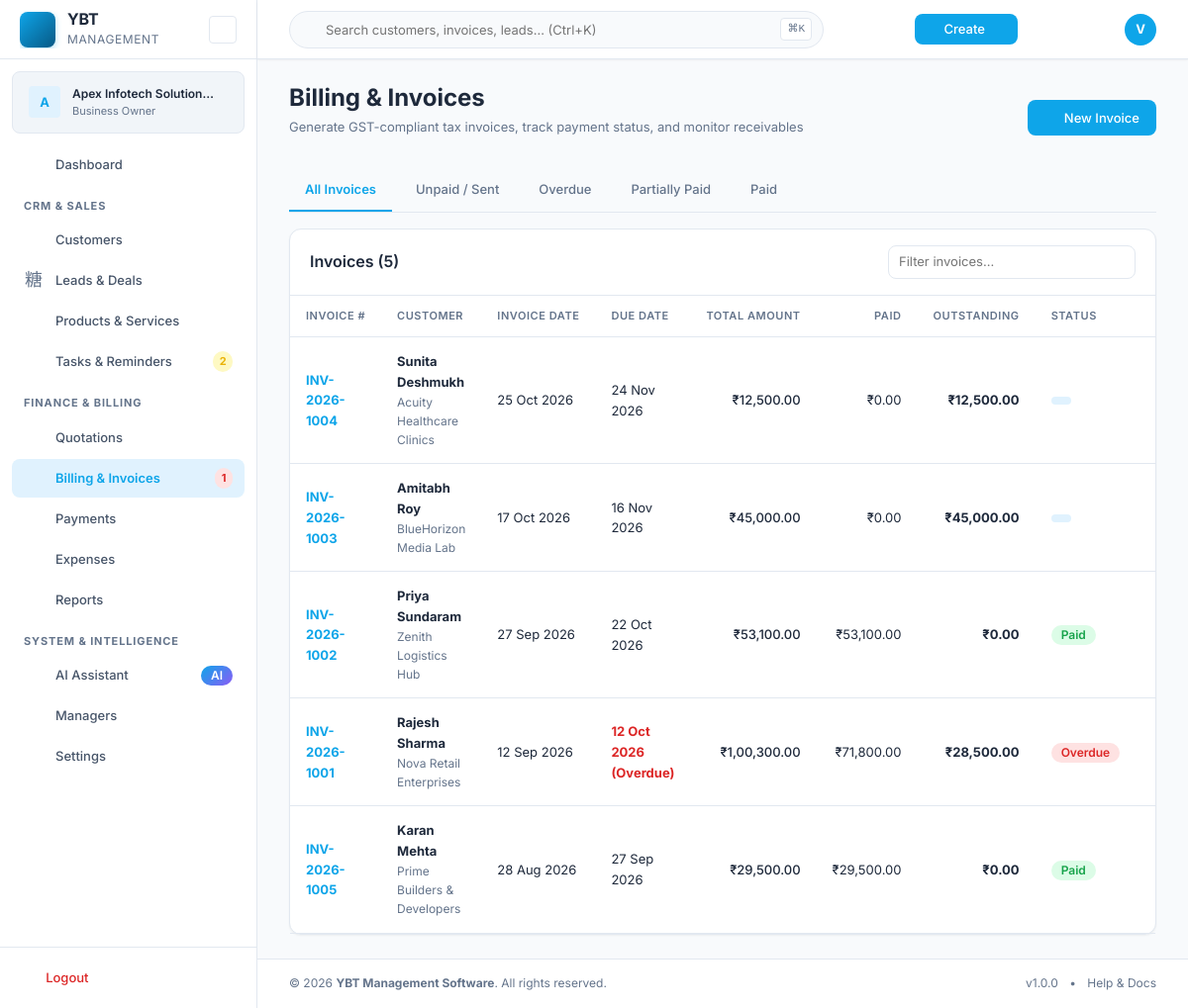
Screenshot of /invoices.php (signed in) with the database file from the repository.
### tables this page shows
CREATE TABLE `invoices` (
  `id` INT UNSIGNED AUTO_INCREMENT PRIMARY KEY,
  `business_id` INT UNSIGNED NOT NULL,
  `invoice_number` VARCHAR(50) NOT NULL,
  `customer_id` INT UNSIGNED NOT NULL,
  `quotation_id` INT UNSIGNED DEFAULT NULL,
  `invoice_type` ENUM('standard','gst','non_gst','proforma') DEFAULT 'standard',
  `invoice_date` DATE NOT NULL,
  `due_date` DATE NOT NULL,
  `subtotal` DECIMAL(15,2) NOT NULL DEFAULT 0.00,
  `discount_total` DECIMAL(15,2) NOT NULL DEFAULT 0.00,
  `tax_total` DECIMAL(15,2) NOT NULL DEFAULT 0.00,
  `grand_total` DECIMAL(15,2) NOT NULL DEFAULT 0.00,
  `amount_paid` DECIMAL(15,2) NOT NULL DEFAULT 0.00,
  `outstanding` DECIMAL(15,2) NOT NULL DEFAULT 0.00,
  `currency` VARCHAR(10) DEFAULT 'INR',
  `notes` TEXT DEFAULT NULL,
  `terms` TEXT DEFAULT NULL,
  `footer` TEXT DEFAULT NULL,
  `payment_instructions` TEXT DEFAULT NULL,
  `status` ENUM('draft','issued','partially_paid','paid','overdue','void','cancelled') DEFAULT 'draft',
   
  `place_of_supply` VARCHAR(100) DEFAULT NULL,
  `cgst_total` DECIMAL(15,2) DEFAULT 0.00,
  `sgst_total` DECIMAL(15,2) DEFAULT 0.00,
  `igst_total` DECIMAL(15,2) DEFAULT 0.00,
   
  `business_snapshot` JSON DEFAULT NULL,
  `customer_snapshot` JSON DEFAULT NULL,
  `pdf_path` VARCHAR(500) DEFAULT NULL,
  `is_demo` TINYINT(1) DEFAULT 0,
  `issued_at` TIMESTAMP NULL DEFAULT NULL,
  `created_by` INT UNSIGNED DEFAULT NULL,
  `created_at` TIMESTAMP DEFAULT CURRENT_TIMESTAMP,
  `updated_at` TIMESTAMP DEFAULT CURRENT_TIMESTAMP ON UPDATE CURRENT_TIMESTAMP,
  UNIQUE KEY `uk_invoice_number` (`business_id`, `invoice_number`),
  INDEX `idx_invoices_customer` (`customer_id`),
  INDEX `idx_invoices_status` (`status`),
  INDEX `idx_invoices_date` (`invoice_date`),
  INDEX `idx_invoices_due` (`due_date`),
  FOREIGN KEY (`business_id`) REFERENCES `businesses`(`id`) ON DELETE CASCADE,
  FOREIGN KEY (`customer_id`) REFERENCES `customers`(`id`),
  FOREIGN KEY (`quotation_id`) REFERENCES `quotations`(`id`) ON DELETE SET NULL,
  FOREIGN KEY (`created_by`) REFERENCES `users`(`id`) ON DELETE SET NULL
);

CREATE TABLE `customers` (
  `id` INT UNSIGNED AUTO_INCREMENT PRIMARY KEY,
  `business_id` INT UNSIGNED NOT NULL,
  `type` ENUM('individual','business') DEFAULT 'individual',
  `name` VARCHAR(255) NOT NULL,
  `company_name` VARCHAR(255) DEFAULT NULL,
  `contact_person` VARCHAR(255) DEFAULT NULL,
  `email` VARCHAR(255) DEFAULT NULL,
  `phone` VARCHAR(50) DEFAULT NULL,
  `alt_phone` VARCHAR(50) DEFAULT NULL,
  `billing_address_line1` VARCHAR(255) DEFAULT NULL,
  `billing_address_line2` VARCHAR(255) DEFAULT NULL,
  `billing_city` VARCHAR(100) DEFAULT NULL,
  `billing_state` VARCHAR(100) DEFAULT NULL,
  `billing_postal_code` VARCHAR(20) DEFAULT NULL,
  `billing_country` VARCHAR(100) DEFAULT 'India',
  `shipping_address_line1` VARCHAR(255) DEFAULT NULL,
  `shipping_address_line2` VARCHAR(255) DEFAULT NULL,
  `shipping_city` VARCHAR(100) DEFAULT NULL,
  `shipping_state` VARCHAR(100) DEFAULT NULL,
  `shipping_postal_code` VARCHAR(20) DEFAULT NULL,
  `shipping_country` VARCHAR(100) DEFAULT NULL,
  `gstin` VARCHAR(20) DEFAULT NULL,
  `pan` VARCHAR(20) DEFAULT NULL,
  `category` VARCHAR(100) DEFAULT NULL,
  `tags` VARCHAR(500) DEFAULT NULL,
  `notes` TEXT DEFAULT NULL,
  `status` ENUM('active','archived') DEFAULT 'active',
  `is_demo` TINYINT(1) DEFAULT 0,
  `created_by` INT UNSIGNED DEFAULT NULL,
  `created_at` TIMESTAMP DEFAULT CURRENT_TIMESTAMP,
  `updated_at` TIMESTAMP DEFAULT CURRENT_TIMESTAMP ON UPDATE CURRENT_TIMESTAMP,
  INDEX `idx_customers_business` (`business_id`),
  INDEX `idx_customers_status` (`status`),
  INDEX `idx_customers_name` (`name`),
  INDEX `idx_customers_demo` (`is_demo`),
  FOREIGN KEY (`business_id`) REFERENCES `businesses`(`id`) ON DELETE CASCADE,
  FOREIGN KEY (`created_by`) REFERENCES `users`(`id`) ON DELETE SET NULL
);

### includes/auth.php (called while the page is built, shortened)
<?php
class Auth {
    public static function requireLogin(): void {
        $config = require YBT_ROOT . '/config/config.php';
    }
    public static function businessId(): ?int {
        return $_SESSION['business_id'] ?? null;
    }
    public static function isOwner(): bool {
        return !empty($_SESSION['is_owner']);
    }
}

### includes/permissions.php (called while the page is built, shortened)
<?php
class Permissions {
    public static function has(string $permissionKey): bool {
        if (Auth::isOwner()) return true;
        $perms = self::load();
        return in_array($permissionKey, $perms, true);
    }
}

### includes/functions.php (called while the page is built, shortened)
<?php
function e(?string $value): string {
    return htmlspecialchars($value ?? '', ENT_QUOTES, 'UTF-8');
}
function url(string $path = ''): string {
    return rtrim(APP_URL, '/') . '/' . ltrim($path, '/');
}

### config/config.php (called while the page is built, shortened)
<?php
return [
    'app_name'    => 'YBT Management Software',
    'app_version' => '1.0.0',
    'app_url'     => 'http://localhost/YBT%20Management%20Software',
    'environment' => 'development',
    'debug'       => true,
    'timezone'    => 'Asia/Kolkata',
    'db_host'     => '127.0.0.1',
    'db_port'     => 3306,
    'db_name'     => 'ybt_management',
    'db_user'     => 'root',
    'db_pass'     => '',
    'db_charset'  => 'utf8mb4',
    'session_name'     => 'YBT_SESSION',
    'session_lifetime' => 7200,
    'session_secure'   => false,
    'session_httponly'  => true,
    'session_samesite'  => 'Lax',
    'storage_path'  => YBT_ROOT . '/storage',
    'upload_max_mb' => 10,
    'login_max_attempts'  => 5,
    'login_lockout_mins'  => 15,
    'password_reset_ttl'  => 3600,
    'csrf_token_lifetime' => 3600,
    'encryption_key' => 'CHANGE_THIS_IN_PRODUCTION_32_CHAR_KEY!',
];

### includes/db.php (called while the page is built, shortened)
<?php
class Database {
    private static ?PDO $instance = null;
    public static function getInstance(): PDO {
        if (self::$instance === null) {
            $config = require YBT_ROOT . '/config/config.php';
            $dsn = sprintf(
                'mysql:host=%s;port=%d;dbname=%s;charset=%s',
                $config['db_host'],
                $config['db_port'],
                $config['db_name'],
                $config['db_charset']
            );
            try {
                self::$instance = new PDO($dsn, $config['db_user'], $config['db_pass'], [
                    PDO::ATTR_ERRMODE            => PDO::ERRMODE_EXCEPTION,
                    PDO::ATTR_DEFAULT_FETCH_MODE => PDO::FETCH_ASSOC,
                    PDO::ATTR_EMULATE_PREPARES   => false,
                    PDO::MYSQL_ATTR_INIT_COMMAND => "SET NAMES utf8mb4 COLLATE utf8mb4_unicode_ci",
                ]);
            } catch (PDOException $e) {
                if ($config['debug']) {
                    throw $e;
                }
                error_log('Database connection failed: ' . $e->getMessage());
                die('Database connection error. Please check configuration.');
            }
        }
        return self::$instance;
    }
    public static function query(string $sql, array $params = []): PDOStatement {
        $stmt = self::getInstance()->prepare($sql);
        $stmt->execute($params);
        return $stmt;
    }
    public static function fetchAll(string $sql, array $params = []): array {
        return self::query($sql, $params)->fetchAll();
    }
}

### includes/formatting.php (called while the page is built, shortened)
<?php
function formatCurrency(float $amount, ?string $symbol = null): string {
    $defaults = require YBT_ROOT . '/config/defaults.php';
    $regional = $defaults['regional'];
    $symbol = $symbol ?? $regional['currency_symbol'];
    if (($regional['number_system'] ?? 'indian') === 'indian') {
        return $symbol . formatIndianNumber($amount);
    }
    return $symbol . number_format($amount, 2, $regional['decimal_separator'], $regional['thousand_separator']);
}
function formatIndianNumber(float $number, int $decimals = 2): string {
    $isNegative = $number < 0;
    $number = abs($number);
    $parts = explode('.', number_format($number, $decimals, '.', ''));
    $intPart = $parts[0];
    $decPart = $parts[1] ?? str_repeat('0', $decimals);
    $len = strlen($intPart);
    if ($len <= 3) {
        $formatted = $intPart;
    } else {
        $lastThree = substr($intPart, -3);
        $remaining = substr($intPart, 0, $len - 3);
        $formatted = preg_replace('/\B(?=(\d{2})+(?!\d))/', ',', $remaining) . ',' . $lastThree;
    }
    $result = $formatted . ($decimals > 0 ? '.' . $decPart : '');
    return $isNegative ? '-' . $result : $result;
}
function formatDate(?string $date, ?string $format = null): string {
    $defaults = require YBT_ROOT . '/config/defaults.php';
    $format = $format ?? $defaults['regional']['date_format'];
    $ts = strtotime($date);
    return $ts ? date($format, $ts) : '—';
}

### invoices.php (the view, shortened to what this page needs)
<?php
$businessId = Auth::businessId();
$status = $_GET['status'] ?? 'all';
$where = ["i.business_id = ?"];
$params = [$businessId];
$whereClause = implode(' AND ', $where);
$invoices = Database::fetchAll(
    "SELECT i.*, c.name as customer_name, c.company_name
     FROM invoices i
     JOIN customers c ON i.customer_id = c.id
     WHERE {$whereClause}
     ORDER BY i.invoice_date DESC",
    $params
);
require YBT_ROOT . '/includes/header.php';
?>
<div class="page-header d-flex justify-between align-center mb-4">
    <div>
        <h1 class="page-title">Billing & Invoices</h1>
        <p class="page-subtitle">Generate GST-compliant tax invoices, track payment status, and monitor receivables</p>
    </div>
    <div class="page-header-actions">
        <?php if (Permissions::has('invoices.create')): ?>
        <a href="<?= url('invoice-create.php') ?>" class="btn btn-primary">
            <i class="ti ti-plus mr-1"></i> New Invoice
        </a>
        <?php endif; ?>
    </div>
</div>
<div class="tabs-nav mb-4">
    <a href="<?= url('invoices.php?status=all') ?>" class="tab-link <?= $status === 'all' ? 'active' : '' ?>">All Invoices</a>
    <a href="<?= url('invoices.php?status=sent') ?>" class="tab-link <?= $status === 'sent' ? 'active' : '' ?>">Unpaid / Sent</a>
    <a href="<?= url('invoices.php?status=overdue') ?>" class="tab-link <?= $status === 'overdue' ? 'active' : '' ?>">Overdue</a>
    <a href="<?= url('invoices.php?status=partial') ?>" class="tab-link <?= $status === 'partial' ? 'active' : '' ?>">Partially Paid</a>
    <a href="<?= url('invoices.php?status=paid') ?>" class="tab-link <?= $status === 'paid' ? 'active' : '' ?>">Paid</a>
</div>
<div class="card">
    <div class="card-header d-flex justify-between align-center">
        <h3 class="card-title">Invoices (<?= count($invoices) ?>)</h3>
        <div style="width: 250px;">
            <input type="text" class="form-input form-input-sm" placeholder="Filter invoices..." data-table-filter="#invoices-table">
        </div>
    </div>
    <div class="card-body p-0">
        <?php if (empty($invoices)): ?>
            <div class="empty-state p-5 text-center">
                <i class="ti ti-receipt text-4xl text-muted mb-2"></i>
                <h3>No Invoices Found</h3>
                <p class="text-muted text-sm mb-3">No invoices match your selected filter.</p>
                <?php if (Permissions::has('invoices.create')): ?>
                <a href="<?= url('invoice-create.php') ?>" class="btn btn-primary btn-sm">
                    <i class="ti ti-plus mr-1"></i> Create First Invoice
                </a>
                <?php endif; ?>
            </div>
        <?php else: ?>
            <div class="table-responsive">
                <table class="data-table" id="invoices-table">
                    <thead>
                        <tr>
                            <th>Invoice #</th>
                            <th>Customer</th>
                            <th>Invoice Date</th>
                            <th>Due Date</th>
                            <th class="text-right">Total Amount</th>
                            <th class="text-right">Paid</th>
                            <th class="text-right">Outstanding</th>
                            <th>Status</th>
                            <th class="text-center">Action</th>
                        </tr>
                    </thead>
                    <tbody>
                        <?php foreach ($invoices as $inv):
                            $isOverdue = ($inv['status'] !== 'paid' && $inv['status'] !== 'void' && strtotime($inv['due_date']) < strtotime(date('Y-m-d')));
                        ?>
                        <tr>
                            <td>
                                <a href="<?= url('invoice-view.php?id=' . $inv['id']) ?>" class="font-bold text-primary">
                                    <?= e($inv['invoice_number']) ?>
                                </a>
                            </td>
                            <td>
                                <strong><?= e($inv['customer_name']) ?></strong>
                                <?php if (!empty($inv['company_name'])): ?>
                                    <div class="text-xs text-muted"><?= e($inv['company_name']) ?></div>
                                <?php endif; ?>
                            </td>
                            <td><?= formatDate($inv['invoice_date']) ?></td>
                            <td>
                                <span class="<?= $isOverdue ? 'text-danger font-bold' : '' ?>">
                                    <?= formatDate($inv['due_date']) ?>
                                    <?= $isOverdue ? ' (Overdue)' : '' ?>
                                </span>
                            </td>
                            <td class="text-right font-medium"><?= formatCurrency($inv['grand_total']) ?></td>
                            <td class="text-right text-success"><?= formatCurrency($inv['amount_paid']) ?></td>
                            <td class="text-right font-bold <?= $inv['outstanding'] > 0 ? 'text-danger' : 'text-success' ?>">
                                <?= formatCurrency($inv['outstanding']) ?>
                            </td>
                            <td>
                                <span class="badge badge-<?= $inv['status'] === 'paid' ? 'success' : ($isOverdue || $inv['status'] === 'overdue' ? 'danger' : ($inv['status'] === 'partial' ? 'warning' : 'primary')) ?>">
                                    <?= ucfirst($inv['status']) ?>
                                </span>
                            </td>
                            <td class="text-center">
                                <div class="d-flex justify-center gap-1">
                                    <a href="<?= url('invoice-view.php?id=' . $inv['id']) ?>" class="btn btn-icon btn-ghost" title="View & Print">
                                    </a>
                                </div>
                            </td>
                        </tr>
                        <?php endforeach; ?>
                    </tbody>
                </table>
            </div>
        <?php endif; ?>
    </div>
</div>
<?php require YBT_ROOT . '/includes/footer.php'; ?>

### rows the page displays
invoices: invoice_number "INV-2026-1004", customer.name "Sunita Deshmukh", customer.company_name "Acuity Healthcare Clinics", invoice_date "25 Oct 2026", due_date "24 Nov 2026", grand_total "₹12,500.00", amount_paid "₹0.00", outstanding "₹12,500.00"
invoices: invoice_number "INV-2026-1003", customer.name "Amitabh Roy", customer.company_name "BlueHorizon Media Lab", invoice_date "17 Oct 2026", due_date "16 Nov 2026", grand_total "₹45,000.00", amount_paid "₹0.00", outstanding "₹45,000.00"
invoices: invoice_number "INV-2026-1002", customer.name "Priya Sundaram", customer.company_name "Zenith Logistics Hub", invoice_date "27 Sep 2026", due_date "22 Oct 2026", grand_total "₹53,100.00", amount_paid "₹53,100.00", outstanding "₹0.00", status "Paid"
invoices: invoice_number "INV-2026-1001", customer.name "Rajesh Sharma", customer.company_name "Nova Retail Enterprises", invoice_date "12 Sep 2026", due_date "12 Oct 2026", shows "(Overdue)", grand_total "₹1,00,300.00", amount_paid "₹71,800.00", outstanding "₹28,500.00", status "Overdue"
invoices: invoice_number "INV-2026-1005", customer.name "Karan Mehta", customer.company_name "Prime Builders & Developers", invoice_date "28 Aug 2026", due_date "27 Sep 2026", grand_total "₹29,500.00", amount_paid "₹29,500.00", outstanding "₹0.00", status "Paid"

### other values shown
substr(e($businessName), 0, 1) "A"
truncate($businessName, 22) "Apex Infotech Solution…"
$pendingTasksCount "2"
$overdueInvoicesCount "1"
$userInitial "V"
count($invoices) "5"
APP_NAME "YBT Management Software"
APP_VERSION "1.0.0"
